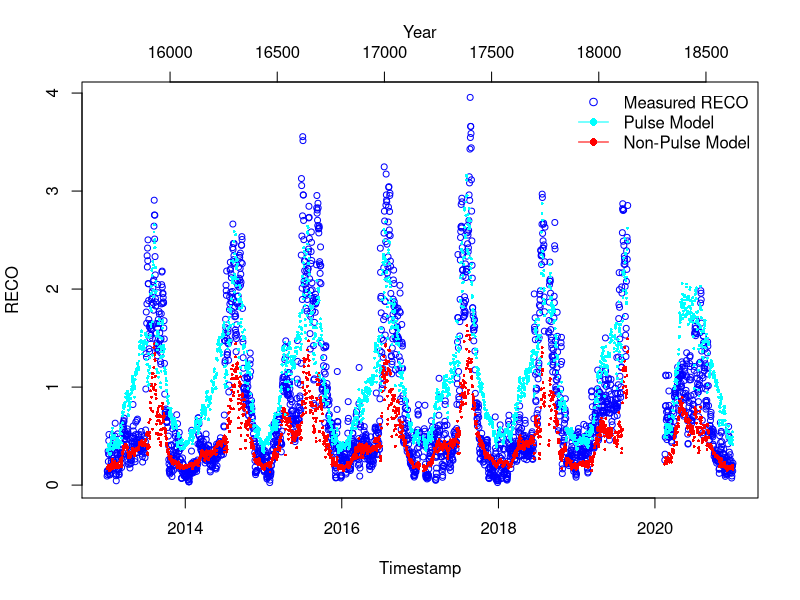
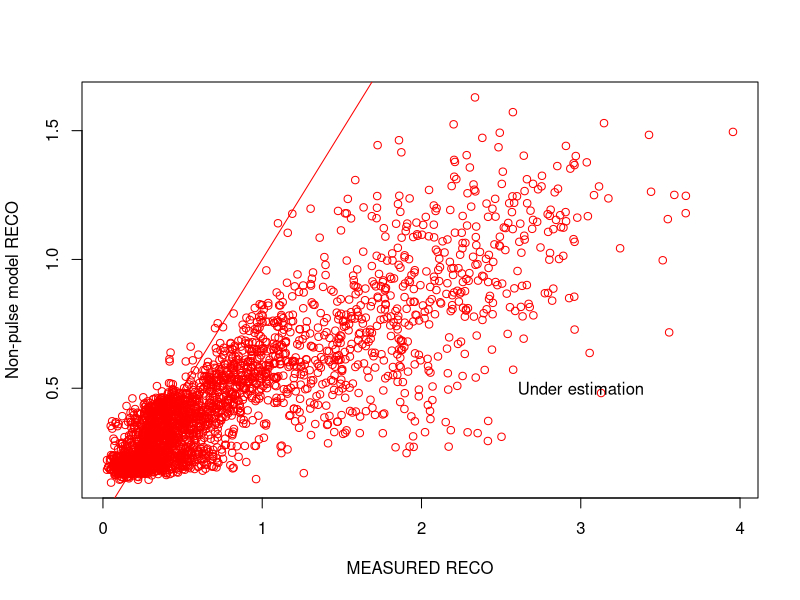
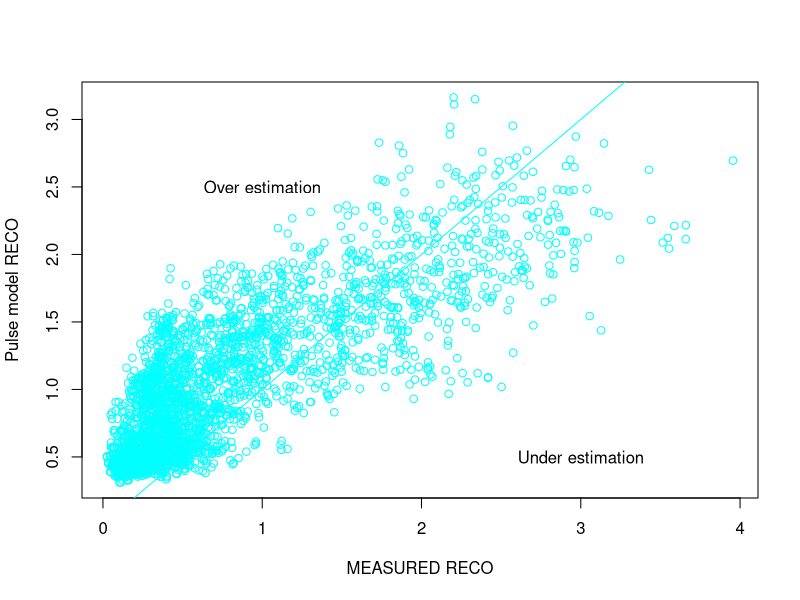
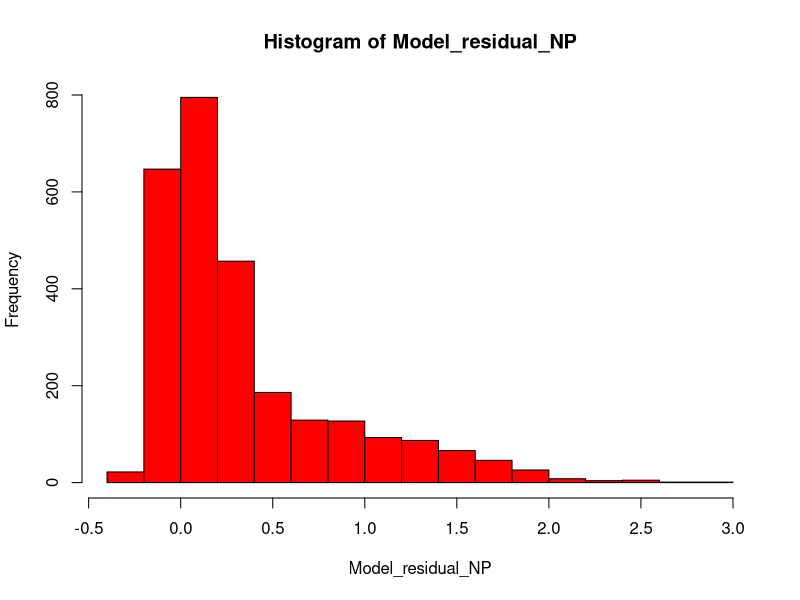
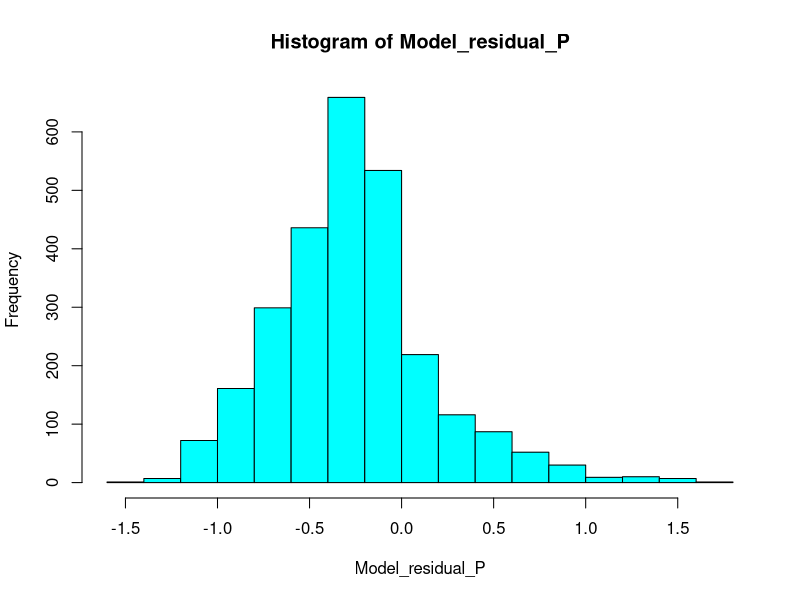
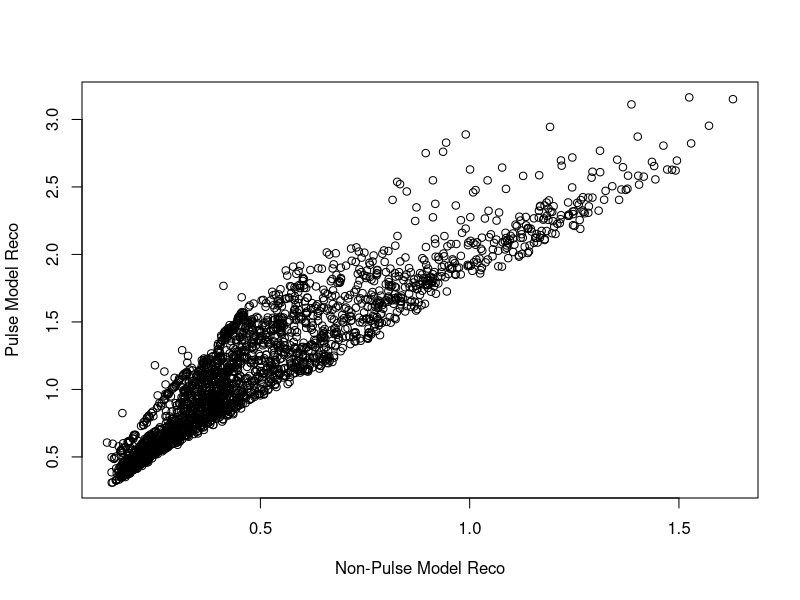
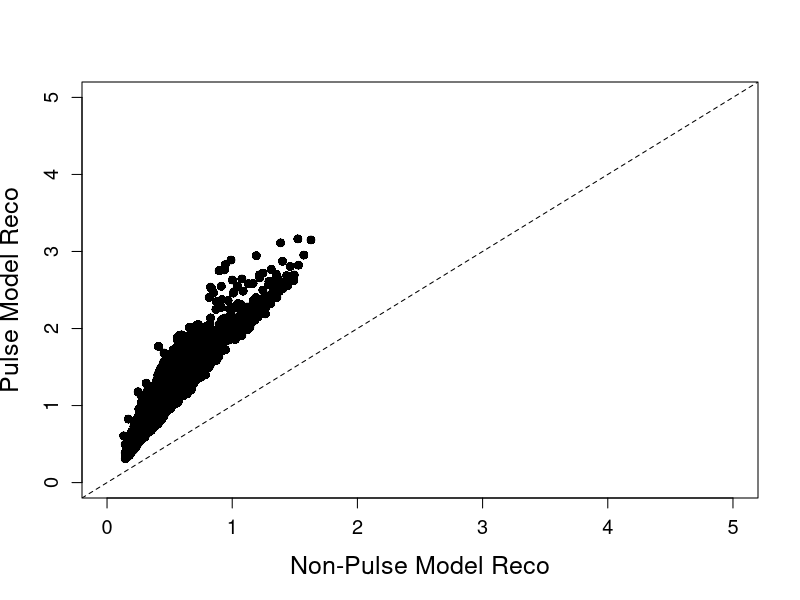

R code for these plots, in order:
library(tidyverse)
library(stats)
library(grDevices)
library(readr)
########## Non-linear model for daily data ##################
# Fitting parameters for model4 from Roby et al 2019
#Author: Dave Moore and Anastasia Makhnykina
##### Read in pulse and non-pulse data generated by CreateVariableDuration.R



years_sum_Pulse0 <- read.csv("data/years_sum_Pulse0_DM.csv", header = TRUE, na.strings = "NA")
years_sum_Pulse1<- read.csv("data/years_sum_Pulse1_DM.csv", header = TRUE, na.strings = "NA")
years_sum1<- read.csv("data/years_sum1_DM.csv", header = TRUE, na.strings = "NA")

years_sum_Pulse0$date <- as.Date(years_sum_Pulse0$date)
years_sum_Pulse1$date <- as.Date(years_sum_Pulse1$date)
years_sum1$date <- as.Date(years_sum1$date)


# CHECK COLUMN NAMES AND DATA TYPES
str(years_sum_Pulse0)
str(years_sum_Pulse1)
str(years_sum1)

# Remove rows with missing values
years_sum_Pulse0 <- na.omit(years_sum_Pulse0)

# Calculate Soil Moisture
SoilMoisture <- years_sum_Pulse0$meanSWC5/100

# Assign variables
meanSWC5_NP <- SoilMoisture
meanST5_NP <- years_sum_Pulse0$meanST5
meanGPP_NP <- years_sum_Pulse0$meanGPP
GPPmax_NP <- max(years_sum_Pulse0$meanGPP)

# Fit model
Param_model4_NP <- nls(meanRECO ~ Fref*((meanGPP_NP/GPPmax_NP +n)/1+n) *
                         (1-c4*(0.1-meanSWC5_NP)^2)*exp(b4*meanST5_NP), 
                       data = years_sum_Pulse0,
                       start = list(Fref=0.75, c4=56.54, b4=0.04, n=0.84),
                       control = nls.control(maxiter = 1000, minFactor = 0.01)
)
Summary_Model4_NP = summary(Param_model4_NP)


# 
# Formula: meanRECO ~ Fref * ((meanGPP_NP/GPPmax_NP + n)/1 + n) * (1 - c4 * 
#                                                                    (0.1 - meanSWC5_NP)^2) * exp(b4 * meanST5_NP)
# 
#Estimated Wed May 3rd 
# Parameters:
#   Estimate Std. Error t value Pr(>|t|)    
# Fref     0.021298  25.796  < 2e-16 ***
#   c4   14.410701   4.860611   2.965  0.00307 ** 
#   b4    0.034738   0.001528  22.737  < 2e-16 ***
#   n     0.131463   0.004753  27.661  < 2e-16 ***
#   

# NON_Pulse parameters
FrefNP = 0.549414 
SMoptNP =0.125 
c4NP = 14.410701   
b4NP =  0.034738
nNP=  0.131463


# Remove rows with missing values
years_sum_Pulse1 <- na.omit(years_sum_Pulse1)

SoilMoisture_P =years_sum_Pulse1$meanSWC5/100
meanSWC5_P = SoilMoisture_P
meanST5_P = years_sum_Pulse1$meanST5
meanGPP_P = years_sum_Pulse1$meanGPP
GPPmax_P = max(years_sum_Pulse1$meanGPP)

Param_model4_P <- nls(meanRECO ~ Fref*((meanGPP_P/GPPmax_P +n)/1+n) *(1-c4*(0.1-meanSWC5_P)^2)*exp(b4*meanST5_P), 
                       data = years_sum_Pulse1,
                       start = list(Fref=0.75,  c4=56.54, b4=0.04, n=0.84),
                       control = nls.control(maxiter = 1000, minFactor = 0.01)
)
Summary_Model4_P = summary(Param_model4_P)
# # 
# Parameters:
#   Estimate Std. Error t value Pr(>|t|)    
# Fref   0.616634   0.045269  13.621  < 2e-16 ***
#   c4   -10.431847   1.596214  -6.535 1.01e-10 ***
#   b4     0.044407   0.002129  20.862  < 2e-16 ***
#   n      0.243863   0.014703  16.586  < 2e-16 ***
# Pulse parameters
FrefP = 0.616634 
SMoptP =0.125 
c4P = -10.431847   
b4P =   0.044407
nP=  0.243863




complete.cases(years_sum1)

# Remove rows with missing values
years_sum1 <- na.omit(years_sum1)

# Setting up drivers for all time
All_meanSWC5 =years_sum1$meanSWC5/100
All_meanST5 = years_sum1$meanST5
All_meanGPP = years_sum1$meanGPP
All_GPPmax = max(years_sum1$meanGPP)

#run model for full time series based on non-pulse time parameters
ALL_model4_NP = FrefNP*((All_meanGPP/All_GPPmax +nNP)/1+nNP) *(1-c4NP*(SMoptNP-All_meanSWC5)^2)*exp(b4NP*All_meanST5)
#run model for full time series based on pulse time parameters
All_model4_P = FrefP*((All_meanGPP/All_GPPmax +nP)/1+nP) *(1-c4P*(SMoptP-All_meanSWC5)^2)*exp(b4P*All_meanST5)


# Plot the RECO time series
plot(years_sum1$date, years_sum1$meanRECO, type = "p", col = "blue", xlab = "Timestamp", ylab = "RECO", cex = 0.8)

# Add the model output time series to the plot
points(years_sum1$date, ALL_model4_NP, col = "red", pch = 16, cex = 0.4)
points(years_sum1$date, All_model4_P, col = "cyan", pch = 16, cex = 0.4, alpha=0.5)

# create the legend
legend(x = "topright",
       legend = c("Measured RECO", "Pulse Model", "Non-Pulse Model"),
       pch = c(1, 16, 16),
       col = c("blue", "cyan", "red"),
       lty = c(NA, 1, 1),
       bty = "n")

# Add another x-axis with the year
par(new=TRUE)
plot(years_sum1$date, years_sum1$meanRECO, type = "n", axes=FALSE, xlab="", ylab="")
axis(side=3)
mtext("Year",side=3,line=2)
axis(side=1, at = as.numeric(format(years_sum1$date, "%Y")), labels = format(years_sum1$date, "%Y"))




plot(years_sum1$meanRECO,ALL_model4_NP, type = "p", col = "red", xlab = "MEASURED RECO", ylab = "Non-pulse model RECO")
text(x = 1, y = 2.5, labels = "Over estimation")
text(x = 3, y = 0.5, labels = "Under estimation")
points( years_sum1$meanRECO,years_sum1$meanRECO,  type = "l", col = "red")

plot(years_sum1$meanRECO,All_model4_P,  type = "p", col = "cyan", xlab = "MEASURED RECO", ylab = "Pulse model RECO")
text(x = 1, y = 2.5, labels = "Over estimation")
text(x = 3, y = 0.5, labels = "Under estimation")
points( years_sum1$meanRECO,years_sum1$meanRECO,  type = "l", col = "cyan")



# Calulate the model residual and investigate whether residuals are higher during pulse times. 
Model_residual_NP = years_sum1$meanRECO-ALL_model4_NP
hist(Model_residual_NP, col = "red")

Model_residual_P = years_sum1$meanRECO - All_model4_P
hist(Model_residual_P, col = "cyan")


# calculate RMSE
rmse_NP <- sqrt(mean((ALL_model4_NP - years_sum1$meanRECO)^2))
rmse_P <- sqrt(mean((All_model4_P - years_sum1$meanRECO)^2))
# calculate MAPE
mape_NP <- mean(abs(ALL_model4_NP - years_sum1$meanRECO) / years_sum1$meanRECO) * 100
mape_P <- mean(abs(All_model4_P - years_sum1$meanRECO) / years_sum1$meanRECO) * 100
# calculate R-squared
r_squared_NP <- cor(ALL_model4_NP, years_sum1$meanRECO)^2
r_squared_P <- cor(All_model4_P, years_sum1$meanRECO)^2

Reco_NP = sum(ALL_model4_NP)
Reco_P = sum(All_model4_P)
Reco_obs = sum(years_sum1$meanRECO)


plot(ALL_model4_NP,All_model4_P, xlab = "Non-Pulse Model Reco", ylab = "Pulse Model Reco")


# Set the plot size and resolution
png("model_comparison.png", width = 800, height = 800, units = "px", res = 300)

# Create a blank plot with axis labels and limits
plot(ALL_model4_NP, All_model4_P, xlab = "Non-Pulse Model Reco", ylab = "Pulse Model Reco", 
     xlim = c(0, 5), ylim = c(0, 5), cex.lab = 1.5, cex.axis = 1.2)

# Add a 1:1 line to the plot
abline(a = 0, b = 1, lty = 2)

# Add points to the plot
points(ALL_model4_NP, All_model4_P, pch = 16, col = "black", cex = 1.2)



# Save the plot
dev.off()


##############Fit all years #########
all_year_P <- read.csv("USW1220Pulse.csv")
all_year_NP <- read.csv("USW1220PulseNon.csv")






############## Fit for Soil chambers ################













